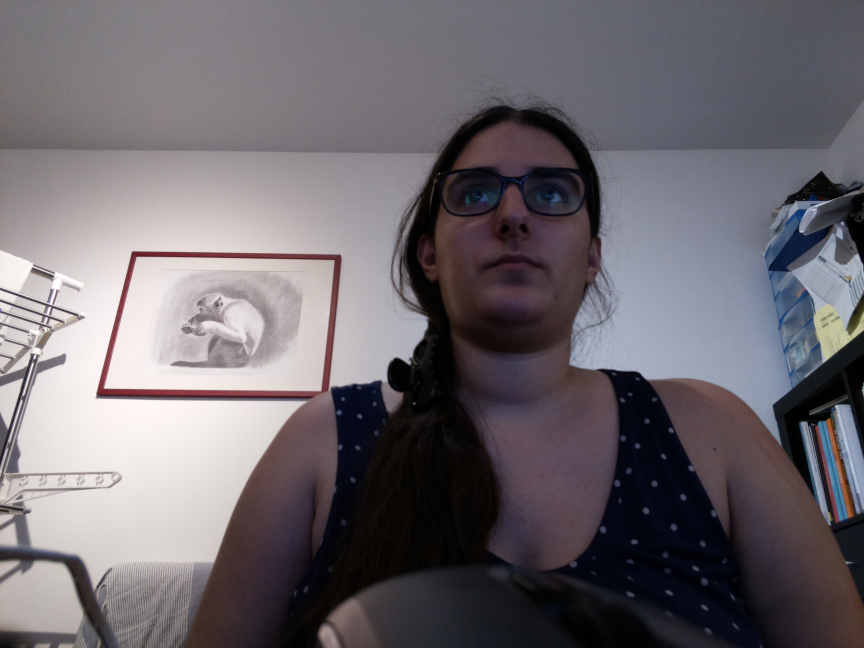
#> input picture default_picture.jpg, 2592 x 1944 px (shown at 1/3 size)
$ python -i imageEditor.py   (imports and definitions only)
#> lines starting #> are read from the running program, lines starting #| are printed output that depends on the picture
from PIL import Image as pilImage
from datetime import date, time, datetime
import os


class ImageEditor:
    def __init__(self):
        self.top_large = pilImage.open('mask_images/Ornements-09.png')
        self.bottom_large = pilImage.open('mask_images/Ornements-10.png')
        self.top_medium = pilImage.open('mask_images/Ornements-07.png')
        self.bottom_medium = pilImage.open('mask_images/Ornements-08.png')

        self.top_right = pilImage.open('mask_images/Ornements-02.png')
        self.bottom_left = pilImage.open('mask_images/Ornements-03.png')

        self.left = pilImage.open('mask_images/Ornements-12.png')
        self.right = pilImage.open('mask_images/Ornements-13.png')

        today = datetime.today().strftime('%Y_%m_%d')

        self.raw_path = self.make_path('raw_pictures', today)
        self.fine_path = self.make_path('fine_pictures', today)
        self.small_path = self.make_path('small_pictures', today)

        self.top_w, self.top_h = self.top_large.size
        self.bottom_w, self.bottom_h = self.bottom_large.size

        self.top_right_w, self.top_right_h = self.top_right.size
        self.bottom_left_w, self.bottom_left_h = self.bottom_left.size

        self.right_w, self.right_h = self.right.size
        self.left_w, self.left_h = self.left.size

    def resize(self, image, ratio):
        w, h = image.size
        return image.resize((int(w*ratio), int(h*ratio)))

    # [70 lines left out: functions make_path, apply_big_picture_mask, apply_mask, save, apply_4_pictures_mask, not called in this run]

>>> import cv2
>>> picture = cv2.imread('default_picture.jpg', cv2.IMREAD_GRAYSCALE)
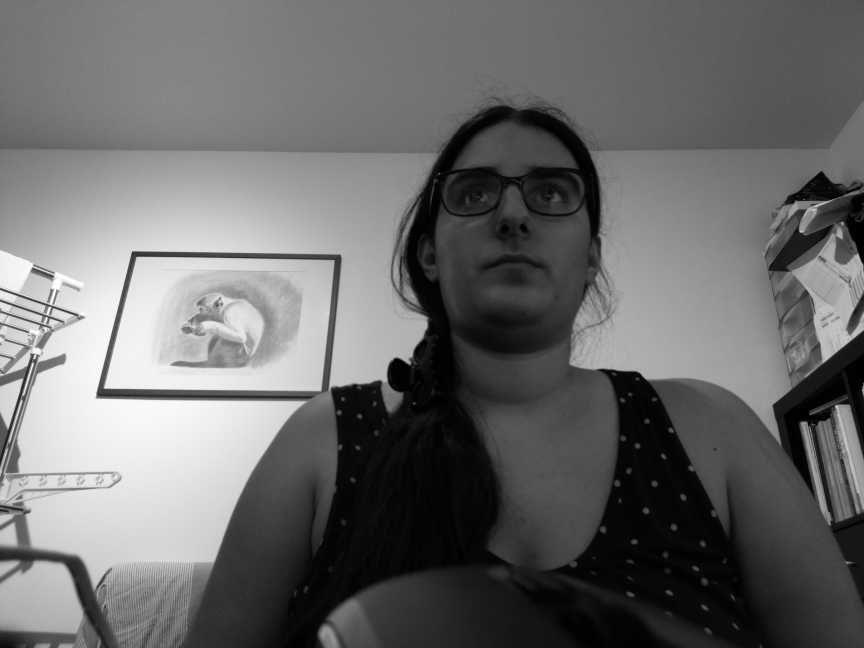
#> picture: shape (1944, 2592) (shown at 1/3 size); min 0, max 255, mean 106.8
#> (the run stopped early here; a loop or call above may not have finished)
